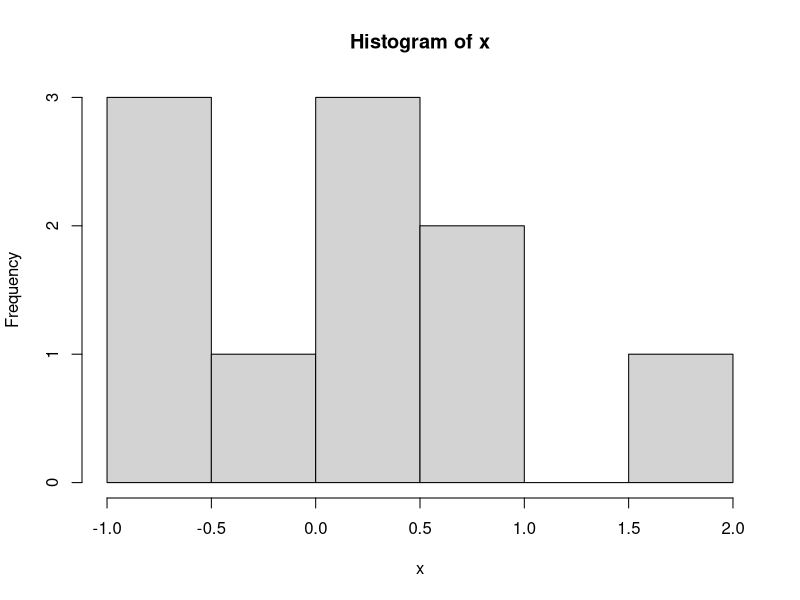

R code for this plot:
## ---- chunk 1
set.seed(1)
x <- rnorm(10)
summary(x)
## ---- chunk 2
hist(x)
